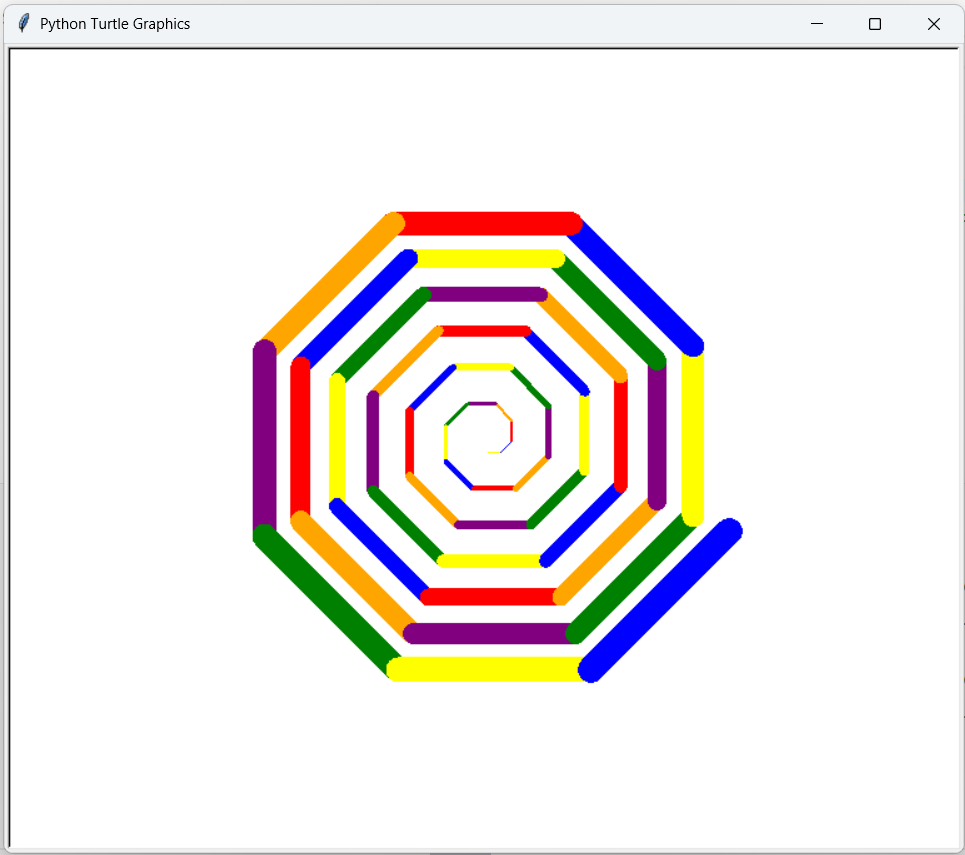

The Python source for this figure:
import turtle

pen = turtle.Turtle()

colors = ['yellow', 'blue', 'red', 'orange', 'purple', 'green']
print(colors[1]) # Yellow (index, position, address) We start from zero
print(colors[5]) # Green


# variables -----------
length = 10 
thickness = 1  

for i in range(50):
    pen.color(colors[i % 6])
    pen.pensize(thickness)
    pen.fd(length)
    pen.left(45)
    thickness += 0.4
    length += 3

turtle.done()
